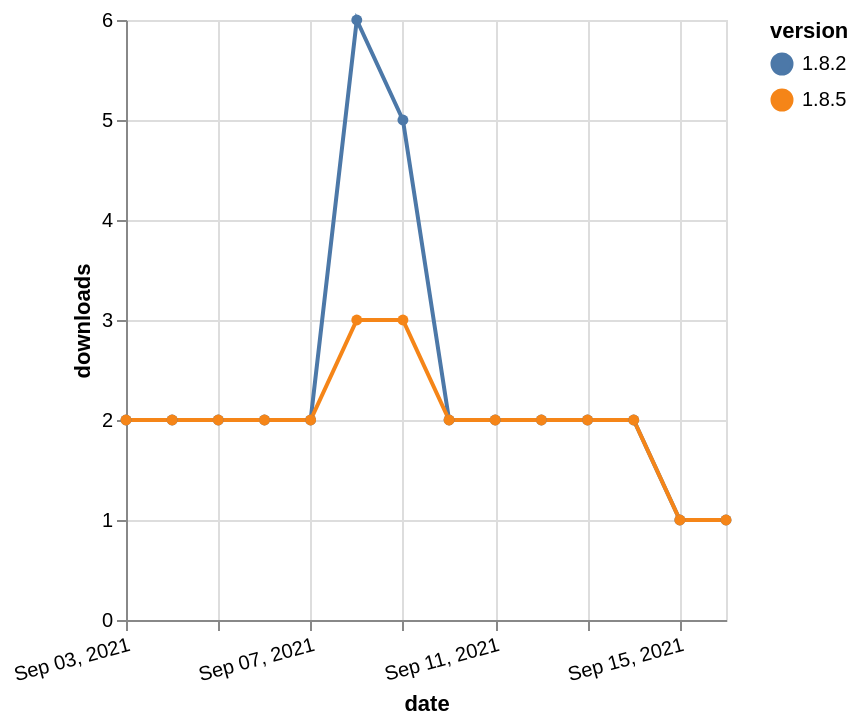

This figure's Vega-Lite source:
### Vega-Lite specification from a JSON file in a GitHub repository (floating-point values rounded to 4 significant figures)
{"$schema": "https://vega.github.io/schema/vega-lite/v5.json", "description": "A simple bar chart with embedded data.", "data": {"values": [{"date": "2021-09-03", "total": 3991, "delta": 2, "version": "1.8.2"}, {"date": "2021-09-04", "total": 3993, "delta": 2, "version": "1.8.2"}, {"date": "2021-09-05", "total": 3995, "delta": 2, "version": "1.8.2"}, {"date": "2021-09-06", "total": 3997, "delta": 2, "version": "1.8.2"}, {"date": "2021-09-07", "total": 3999, "delta": 2, "version": "1.8.2"}, {"date": "2021-09-08", "total": 4005, "delta": 6, "version": "1.8.2"}, {"date": "2021-09-09", "total": 4010, "delta": 5, "version": "1.8.2"}, {"date": "2021-09-10", "total": 4012, "delta": 2, "version": "1.8.2"}, {"date": "2021-09-11", "total": 4014, "delta": 2, "version": "1.8.2"}, {"date": "2021-09-12", "total": 4016, "delta": 2, "version": "1.8.2"}, {"date": "2021-09-13", "total": 4018, "delta": 2, "version": "1.8.2"}, {"date": "2021-09-14", "total": 4020, "delta": 2, "version": "1.8.2"}, {"date": "2021-09-15", "total": 4021, "delta": 1, "version": "1.8.2"}, {"date": "2021-09-16", "total": 4022, "delta": 1, "version": "1.8.2"}, {"date": "2021-09-03", "total": 2710, "delta": 2, "version": "1.8.5"}, {"date": "2021-09-04", "total": 2712, "delta": 2, "version": "1.8.5"}, {"date": "2021-09-05", "total": 2714, "delta": 2, "version": "1.8.5"}, {"date": "2021-09-06", "total": 2716, "delta": 2, "version": "1.8.5"}, {"date": "2021-09-07", "total": 2718, "delta": 2, "version": "1.8.5"}, {"date": "2021-09-08", "total": 2721, "delta": 3, "version": "1.8.5"}, {"date": "2021-09-09", "total": 2724, "delta": 3, "version": "1.8.5"}, {"date": "2021-09-10", "total": 2726, "delta": 2, "version": "1.8.5"}, {"date": "2021-09-11", "total": 2728, "delta": 2, "version": "1.8.5"}, {"date": "2021-09-12", "total": 2730, "delta": 2, "version": "1.8.5"}, {"date": "2021-09-13", "total": 2732, "delta": 2, "version": "1.8.5"}, {"date": "2021-09-14", "total": 2734, "delta": 2, "version": "1.8.5"}, {"date": "2021-09-15", "total": 2735, "delta": 1, "version": "1.8.5"}, {"date": "2021-09-16", "total": 2736, "delta": 1, "version": "1.8.5"}]}, "width": "container", "mark": {"type": "line", "point": {"filled": true}}, "encoding": {"x": {"field": "date", "type": "temporal", "timeUnit": "yearmonthdate", "title": "date", "axis": {"labelAngle": -15}}, "y": {"field": "delta", "type": "quantitative", "title": "downloads"}, "color": {"field": "version", "type": "nominal"}, "tooltip": {"field": "delta"}}}
